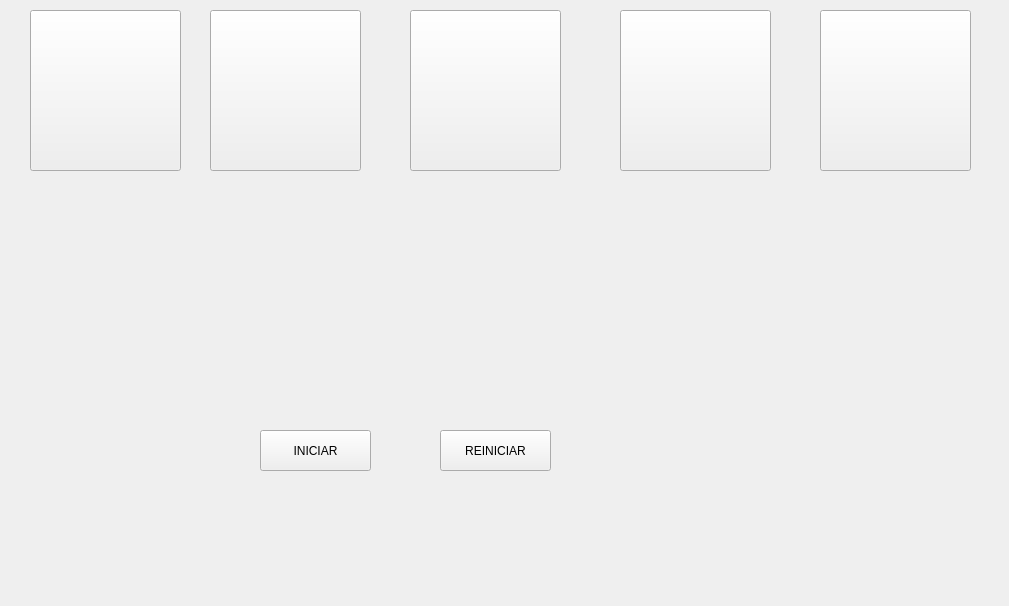
<?xml version="1.0" encoding="UTF-8"?>
<ui version="4.0">
 <class>MainWindow</class>
 <widget class="QMainWindow" name="MainWindow">
  <property name="geometry">
   <rect>
    <x>0</x>
    <y>0</y>
    <width>1009</width>
    <height>606</height>
   </rect>
  </property>
  <property name="windowTitle">
   <string>MainWindow</string>
  </property>
  <property name="styleSheet">
   <string notr="true">border-color: qlineargradient(spread:pad, x1:0, y1:0, x2:1, y2:0, stop:0 rgba(0, 0, 0, 255), stop:1 rgba(255, 255, 255, 255));
background-image: url(:/Logos/logoprogramador.jpeg);</string>
  </property>
  <widget class="QWidget" name="centralwidget">
   <widget class="QPushButton" name="btn_iniciar">
    <property name="geometry">
     <rect>
      <x>260</x>
      <y>430</y>
      <width>111</width>
      <height>41</height>
     </rect>
    </property>
    <property name="text">
     <string>INICIAR</string>
    </property>
   </widget>
   <widget class="QLabel" name="valorant_imagen">
    <property name="geometry">
     <rect>
      <x>0</x>
      <y>430</y>
      <width>231</width>
      <height>151</height>
     </rect>
    </property>
    <property name="styleSheet">
     <string notr="true">border-image: url(:/Logos/jett.jpg);</string>
    </property>
    <property name="text">
     <string/>
    </property>
   </widget>
   <widget class="QPushButton" name="btn_1">
    <property name="geometry">
     <rect>
      <x>30</x>
      <y>10</y>
      <width>151</width>
      <height>161</height>
     </rect>
    </property>
    <property name="text">
     <string/>
    </property>
   </widget>
   <widget class="QPushButton" name="btn_2">
    <property name="geometry">
     <rect>
      <x>210</x>
      <y>10</y>
      <width>151</width>
      <height>161</height>
     </rect>
    </property>
    <property name="text">
     <string/>
    </property>
   </widget>
   <widget class="QPushButton" name="btn_3">
    <property name="geometry">
     <rect>
      <x>410</x>
      <y>10</y>
      <width>151</width>
      <height>161</height>
     </rect>
    </property>
    <property name="text">
     <string/>
    </property>
   </widget>
   <widget class="QPushButton" name="btn_4">
    <property name="geometry">
     <rect>
      <x>620</x>
      <y>10</y>
      <width>151</width>
      <height>161</height>
     </rect>
    </property>
    <property name="text">
     <string/>
    </property>
   </widget>
   <widget class="QPushButton" name="btn_5">
    <property name="geometry">
     <rect>
      <x>820</x>
      <y>10</y>
      <width>151</width>
      <height>161</height>
     </rect>
    </property>
    <property name="text">
     <string/>
    </property>
   </widget>
   <widget class="QPushButton" name="btn_reiniciar">
    <property name="geometry">
     <rect>
      <x>440</x>
      <y>430</y>
      <width>111</width>
      <height>41</height>
     </rect>
    </property>
    <property name="text">
     <string>REINICIAR</string>
    </property>
   </widget>
  </widget>
  <widget class="QMenuBar" name="menubar">
   <property name="geometry">
    <rect>
     <x>0</x>
     <y>0</y>
     <width>1009</width>
     <height>26</height>
    </rect>
   </property>
  </widget>
  <widget class="QStatusBar" name="statusbar"/>
 </widget>
 <resources/>
 <connections/>
</ui>
